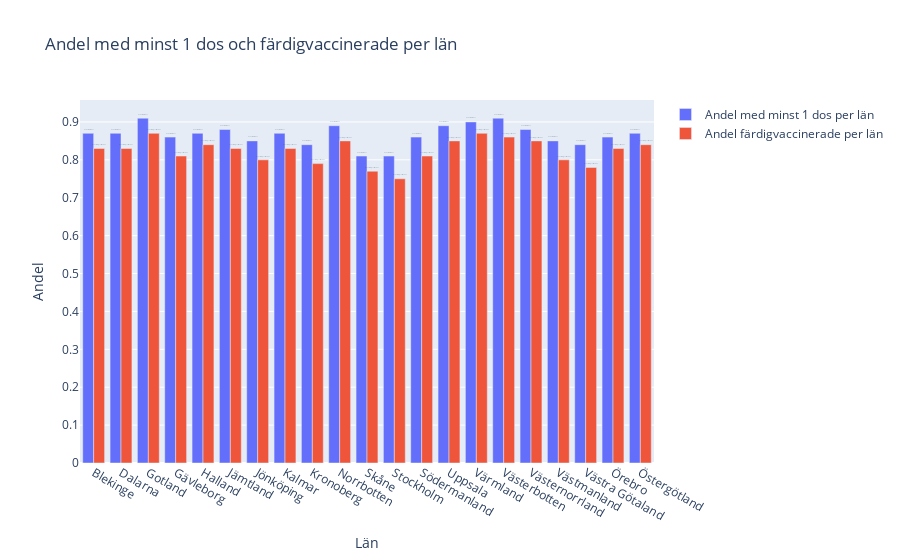

Write notebook code for a chart like this one.
### Code cell
import plotly.graph_objects as go

fig = go.Figure()

fig.add_bar(x=vaccin_län.index, y=vaccin_län["Andel minst 1 dos"], name="Andel med minst 1 dos per län",
              text="Andel minst 1 dos")

fig.add_bar(x=vaccin_län.index, y=vaccin_län["Andel färdigvaccinerade"], 
       name="Andel färdigvaccinerade per län", text="Andel färdigvaccinerade")

fig.update_layout(
    xaxis_title='Län',
    yaxis_title='Andel',
    title="Andel med minst 1 dos och färdigvaccinerade per län"
    )

fig.update_traces(textposition='outside')

fig.show()
fig.write_html(f"Visualiseringar/Q2.Andel med minst 1 dos och färdigvaccinerade per län.html", auto_open=False)

### Figure 1 — Plotly figure (JSON) as saved in the notebook; plotly's stock layout.template omitted (floating-point values rounded to 4 significant figures)
{"data": [{"name": "Andel med minst 1 dos per län", "text": "Andel minst 1 dos", "textposition": "outside", "type": "bar", "x": ["Blekinge", "Dalarna", "Gotland", "Gävleborg", "Halland", "Jämtland", "Jönköping", "Kalmar", "Kronoberg", "Norrbotten", "Skåne", "Stockholm", "Södermanland", "Uppsala", "Värmland", "Västerbotten", "Västernorrland", "Västmanland", "Västra Götaland", "Örebro", "Östergötland"], "y": [0.87, 0.87, 0.91, 0.86, 0.87, 0.88, 0.85, 0.87, 0.84, 0.89, 0.81, 0.81, 0.86, 0.89, 0.9, 0.91, 0.88, 0.85, 0.84, 0.86, 0.87]}, {"name": "Andel färdigvaccinerade per län", "text": "Andel färdigvaccinerade", "textposition": "outside", "type": "bar", "x": ["Blekinge", "Dalarna", "Gotland", "Gävleborg", "Halland", "Jämtland", "Jönköping", "Kalmar", "Kronoberg", "Norrbotten", "Skåne", "Stockholm", "Södermanland", "Uppsala", "Värmland", "Västerbotten", "Västernorrland", "Västmanland", "Västra Götaland", "Örebro", "Östergötland"], "y": [0.83, 0.83, 0.87, 0.81, 0.84, 0.83, 0.8, 0.83, 0.79, 0.85, 0.77, 0.75, 0.81, 0.85, 0.87, 0.86, 0.85, 0.8, 0.78, 0.83, 0.84]}], "layout": {"title": {"text": "Andel med minst 1 dos och färdigvaccinerade per län"}, "xaxis": {"title": {"text": "Län"}}, "yaxis": {"title": {"text": "Andel"}}}}
